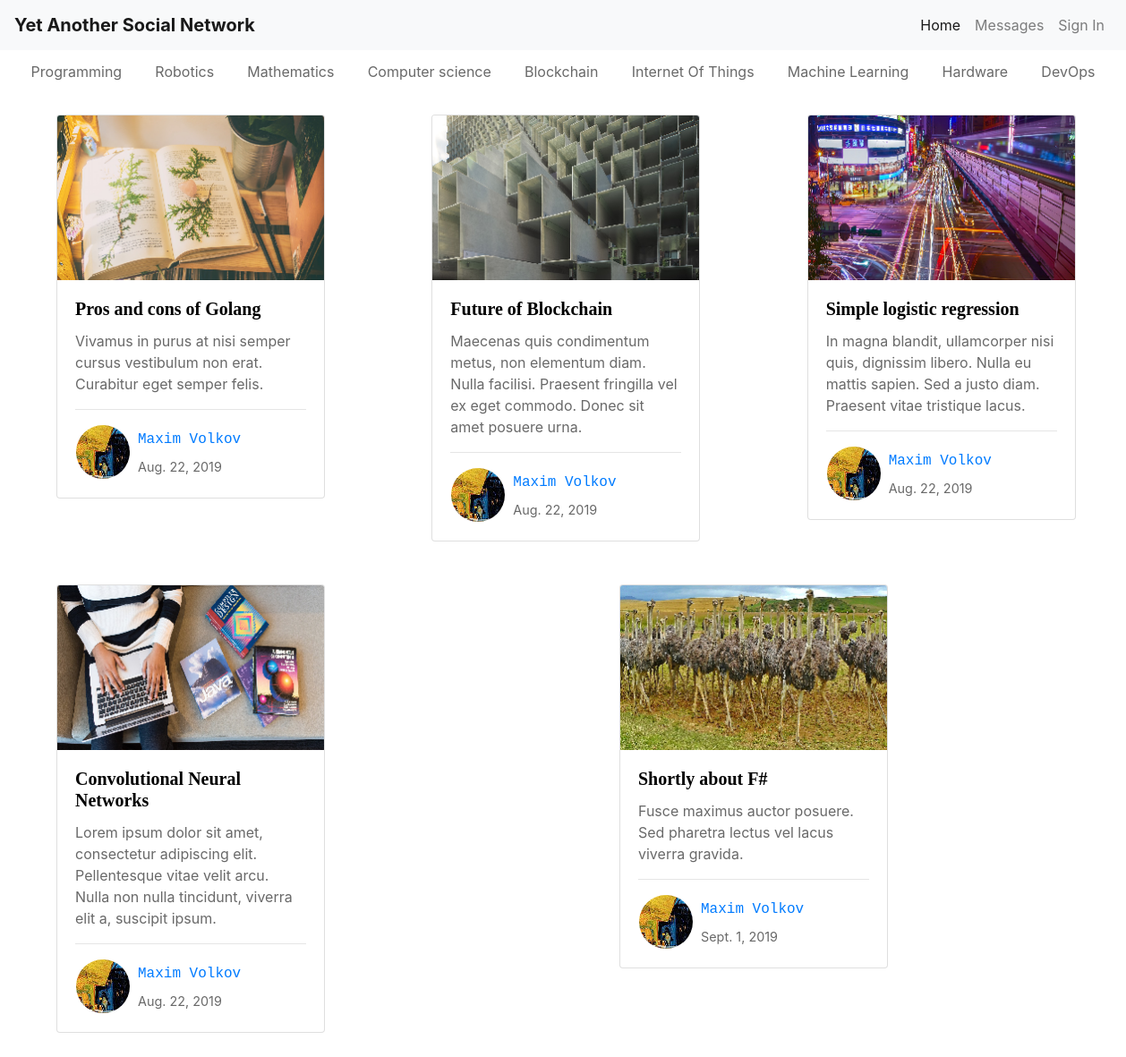
/home/, run on the app's committed database.
### blog/models.py (models this page shows, shortened)
class Article(models.Model):
    categories = [
        ('prog', 'Programming'),
        ('robo', 'Robotics'),
        ('math', 'Mathematics'),
        ('cs', 'Computer Science'),
        ('bc', 'Blockchain'),
        ('iot', 'Internet Of Things'),
        ('ml', 'Machine Learning'),
        ('hard', 'Hardware'),
        ('do', 'DevOps')
    ]
    title = models.CharField(max_length=256)
    annotation = models.TextField(max_length=150, default='Lorem ipsum')
    logo = models.ImageField(upload_to=get_logo_path, null=True)
    logo_preview = models.ImageField(upload_to=get_logo_preview_path, null=True)
    category = models.CharField(max_length=4, choices=categories)
    author = models.ForeignKey(get_user_model(), on_delete=models.CASCADE)
    date_created = models.DateField(auto_now_add=True)
    date_modified = models.DateField(auto_now=True)
    body = HTMLField('Content')

### users/models.py (models this page shows, shortened)
class CustomUser(AbstractUser):
    description = models.CharField(max_length=256)
    avatar = models.ImageField(upload_to=get_avatar_path, default='avatars/default.png', blank=True)
    avatar_preview = models.ImageField(upload_to=get_avatar_preview_path, null=True)

### blog/views.py (the view)
# urls.py: path('', views.home)
def home(request):
    queryset = Article.objects.all()
    articles = [queryset[i:i + 3] for i in range(0, len(queryset), 3)]
    context = {
        'articles': articles
    }
    return render(request, 'blog/home.html', context)

### users/context_processors.py (called while the page is built)
def add_login_form(request):
    return {
        'login_form': LoginForm(),
    }

### blog/templates/blog/home.html (shortened to what this page needs)
{% extends "blog/base.html" %}
{% load static %}
{% block content %}
    <nav class="navbar navbar-expand-md" style="height: 2em; margin-top: 4em;">
        <ul class="navbar-nav nav-fill w-100 grey">
            <li class="nav-item">
                <a id="prog" class="nav-link" href="/home/prog">Programming</a>
            </li>
            <li class="nav-item">
                <a id="robo" class="nav-link" href="/home/robo">Robotics</a>
            </li>
            <li class="nav-item">
                <a id="math" class="nav-link" href="/home/math">Mathematics</a>
            </li>
            <li class="nav-item">
                <a id="cs" class="nav-link" href="/home/cs">Computer science</a>
            </li>
            <li class="nav-item">
                <a id="bc" class="nav-link" href="/home/bc">Blockchain</a>
            </li>
            <li class="nav-item">
                <a id="iot" class="nav-link" href="/home/iot">Internet Of Things</a>
            </li>
            <li class="nav-item">
                <a id="ml" class="nav-link" href="/home/ml">Machine Learning</a>
            </li>
            <li class="nav-item">
                <a id="hard" class="nav-link" href="/home/hard">Hardware</a>
            </li>
            <li class="nav-item">
                <a id="do" class="nav-link" href="/home/do">DevOps</a>
            </li>
        </ul>
    </nav>
    <div class="container-fluid mx-5" style="padding-top: 2em;">
        {% for article_set in articles %}
            <div class="row mb-5">
                {% for article in article_set %}
                    <div class="col">
                        <div class="card" style="width: 300px;">
                            <a id="preview" href="/home/{{ article.category }}/{{ article.id }}">
                                <img class="card-img-top" src="{{ article.logo_preview.url }}" alt="Card image">
                                <div class="card-body">
                                    <h5 class="card-title" style="font-family: Verdana;"><strong>{{ article.title }}</strong></h5>
                                    <div class="card-text" style="color: dimgrey;">{{ article.annotation }}</div>
                                    <hr>
                                    <a id="author" href="/user/{{ article.author.username }}">
                                        <table>
                                            <tr>
                                                <td rowspan="2">
                                                    <img class="rounded-circle" src="{{ article.author.avatar_preview.url }}" alt="Author avatar">
                                                </td>
                                                <td style="padding-left: 0.5em;">
                                                    <span style="font-family: courier;">{{ article.author.first_name }} {{ article.author.last_name }}</span>
                                                </td>
                                            </tr>
                                            <tr>
                                                <td style="padding-left: 0.5em;">
                                                    <span style="font-size: 90%; color: dimgrey;">{{ article.date_created }}</span>
                                                </td>
                                            </tr>
                                        </table>
                                    </a>
                                </div>
                            </a>
                        </div>
                    </div>
                {% endfor %}
            </div>
        {% endfor %}
    </div>
{% endblock %}

### data on the page
Article: logo_preview (picture), title "Pros and cons of Golang", annotation "Vivamus in purus at nisi semper cursus vestibulum non erat. Curabitur eget semper felis.", author.avatar_preview (picture), author.first_name "Maxim", author.last_name "Volkov", date_created "Aug. 22, 2019"
Article: logo_preview (picture), title "Future of Blockchain", annotation "Maecenas quis condimentum metus, non elementum diam. Nulla facilisi. Praesent fringilla vel ex eget commodo. Donec sit amet posuere urna.", author.avatar_preview (picture), author.first_name "Maxim", author.last_name "Volkov", date_created "Aug. 22, 2019"
Article: logo_preview (picture), title "Simple logistic regression", annotation "In magna blandit, ullamcorper nisi quis, dignissim libero. Nulla eu mattis sapien. Sed a justo diam. Praesent vitae tristique lacus.", author.avatar_preview (picture), author.first_name "Maxim", author.last_name "Volkov", date_created "Aug. 22, 2019"
Article: logo_preview (picture), title "Convolutional Neural Networks", annotation "Lorem ipsum dolor sit amet, consectetur adipiscing elit. Pellentesque vitae velit arcu. Nulla non nulla tincidunt, viverra elit a, suscipit ipsum.", author.avatar_preview (picture), author.first_name "Maxim", author.last_name "Volkov", date_created "Aug. 22, 2019"
Article: logo_preview (picture), title "Shortly about F#", annotation "Fusce maximus auctor posuere. Sed pharetra lectus vel lacus viverra gravida.", author.avatar_preview (picture), author.first_name "Maxim", author.last_name "Volkov", date_created "Sept. 1, 2019"
